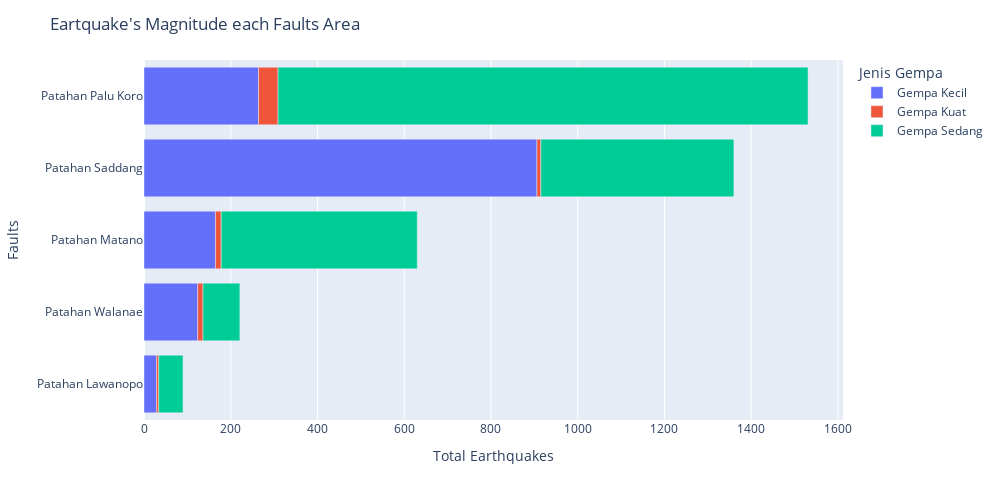

The cell this chart's notebook holds for it:
### Code cell
stackbar_h(df_jenisGempa, y='Patahan', x='Total',
           hover_data=['Jenis Gempa', 'Total'], color='Jenis Gempa',
           labels={'Jenis Gempa':'Jenis Gempa'}, width=1000, height=500,
           title="Eartquake's Magnitude each Faults Area",
           xaxis='Total Earthquakes',
           yaxis='Faults',
           )

### Figure 1 — Plotly figure (JSON) as saved in the notebook; plotly's stock layout.template omitted (floating-point values rounded to 4 significant figures)
{"data": [{"alignmentgroup": "True", "customdata": [["Gempa Kecil"], ["Gempa Kecil"], ["Gempa Kecil"], ["Gempa Kecil"], ["Gempa Kecil"]], "hovertemplate": "Jenis Gempa=%{customdata[0]}<br>Total=%{x}<br>Patahan=%{y}<extra></extra>", "legendgroup": "Gempa Kecil", "marker": {"color": "#636efa", "pattern": {"shape": ""}}, "name": "Gempa Kecil", "offsetgroup": "Gempa Kecil", "orientation": "h", "showlegend": true, "textposition": "auto", "type": "bar", "x": [29, 165, 264, 906, 124], "xaxis": "x", "y": ["Patahan Lawanopo", "Patahan Matano", "Patahan Palu Koro", "Patahan Saddang", "Patahan Walanae"], "yaxis": "y"}, {"alignmentgroup": "True", "customdata": [["Gempa Kuat"], ["Gempa Kuat"], ["Gempa Kuat"], ["Gempa Kuat"], ["Gempa Kuat"]], "hovertemplate": "Jenis Gempa=%{customdata[0]}<br>Total=%{x}<br>Patahan=%{y}<extra></extra>", "legendgroup": "Gempa Kuat", "marker": {"color": "#EF553B", "pattern": {"shape": ""}}, "name": "Gempa Kuat", "offsetgroup": "Gempa Kuat", "orientation": "h", "showlegend": true, "textposition": "auto", "type": "bar", "x": [5, 13, 45, 9, 12], "xaxis": "x", "y": ["Patahan Lawanopo", "Patahan Matano", "Patahan Palu Koro", "Patahan Saddang", "Patahan Walanae"], "yaxis": "y"}, {"alignmentgroup": "True", "customdata": [["Gempa Sedang"], ["Gempa Sedang"], ["Gempa Sedang"], ["Gempa Sedang"], ["Gempa Sedang"]], "hovertemplate": "Jenis Gempa=%{customdata[0]}<br>Total=%{x}<br>Patahan=%{y}<extra></extra>", "legendgroup": "Gempa Sedang", "marker": {"color": "#00cc96", "pattern": {"shape": ""}}, "name": "Gempa Sedang", "offsetgroup": "Gempa Sedang", "orientation": "h", "showlegend": true, "textposition": "auto", "type": "bar", "x": [56, 452, 1222, 445, 85], "xaxis": "x", "y": ["Patahan Lawanopo", "Patahan Matano", "Patahan Palu Koro", "Patahan Saddang", "Patahan Walanae"], "yaxis": "y"}], "layout": {"autosize": false, "barmode": "relative", "height": 500, "legend": {"title": {"text": "Jenis Gempa"}, "tracegroupgap": 0}, "margin": {"t": 60}, "title": {"text": "Eartquake's Magnitude each Faults Area"}, "width": 1000, "xaxis": {"anchor": "y", "domain": [0, 1], "title": {"text": "Total Earthquakes"}}, "yaxis": {"anchor": "x", "categoryorder": "total ascending", "domain": [0, 1], "title": {"text": "Faults"}}}}
